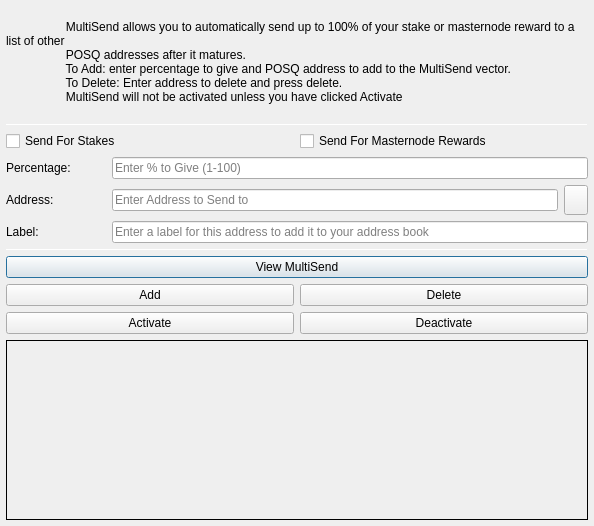
<?xml version="1.0" encoding="UTF-8"?>
<ui version="4.0">
 <class>MultiSendDialog</class>
 <widget class="QDialog" name="MultiSendDialog">
  <property name="windowModality">
   <enum>Qt::NonModal</enum>
  </property>
  <property name="geometry">
   <rect>
    <x>0</x>
    <y>0</y>
    <width>594</width>
    <height>526</height>
   </rect>
  </property>
  <property name="windowTitle">
   <string>MultiSend</string>
  </property>
  <layout class="QVBoxLayout" name="verticalLayout" stretch="0">
   <property name="leftMargin">
    <number>6</number>
   </property>
   <property name="topMargin">
    <number>6</number>
   </property>
   <property name="rightMargin">
    <number>6</number>
   </property>
   <property name="bottomMargin">
    <number>6</number>
   </property>
   <item>
    <layout class="QVBoxLayout" name="verticalLayout_Main" stretch="1,1,1,0,1,1,1">
     <item>
      <widget class="QLabel" name="label_2">
       <property name="lineWidth">
        <number>1</number>
       </property>
       <property name="text">
        <string>
                  MultiSend allows you to automatically send up to 100% of your stake or masternode reward to a list of other 
                  POSQ addresses after it matures.
                  To Add: enter percentage to give and POSQ address to add to the MultiSend vector.
                  To Delete: Enter address to delete and press delete.
                  MultiSend will not be activated unless you have clicked Activate
                </string>
       </property>
       <property name="alignment">
        <set>Qt::AlignLeading|Qt::AlignLeft|Qt::AlignTop</set>
       </property>
       <property name="wordWrap">
        <bool>true</bool>
       </property>
      </widget>
     </item>
     <item>
      <widget class="Line" name="line">
       <property name="minimumSize">
        <size>
         <width>0</width>
         <height>1</height>
        </size>
       </property>
       <property name="maximumSize">
        <size>
         <width>16777215</width>
         <height>1</height>
        </size>
       </property>
       <property name="orientation">
        <enum>Qt::Horizontal</enum>
       </property>
      </widget>
     </item>
     <item>
      <layout class="QVBoxLayout" name="verticalLayout_Settings">
       <item>
        <layout class="QHBoxLayout" name="horizontalLayout">
         <item>
          <widget class="QCheckBox" name="multiSendStakeCheckBox">
           <property name="text">
            <string>Send For Stakes</string>
           </property>
          </widget>
         </item>
         <item>
          <widget class="QCheckBox" name="multiSendMasternodeCheckBox">
           <property name="text">
            <string>Send For Masternode Rewards</string>
           </property>
          </widget>
         </item>
        </layout>
       </item>
       <item>
        <layout class="QHBoxLayout" name="horizontalLayout_6">
         <item>
          <widget class="QLabel" name="label">
           <property name="minimumSize">
            <size>
             <width>100</width>
             <height>0</height>
            </size>
           </property>
           <property name="toolTip">
            <string>Percentage of stake to send</string>
           </property>
           <property name="text">
            <string>Percentage:</string>
           </property>
          </widget>
         </item>
         <item>
          <widget class="QLineEdit" name="multiSendPercentEdit">
           <property name="toolTip">
            <string>Enter whole numbers 1 - 100</string>
           </property>
           <property name="placeholderText">
            <string>Enter % to Give (1-100)</string>
           </property>
          </widget>
         </item>
        </layout>
       </item>
       <item>
        <layout class="QHBoxLayout" name="horizontalLayout_7">
         <item>
          <widget class="QLabel" name="label_5">
           <property name="minimumSize">
            <size>
             <width>100</width>
             <height>0</height>
            </size>
           </property>
           <property name="toolTip">
            <string>Address to send portion of stake to</string>
           </property>
           <property name="text">
            <string>Address:</string>
           </property>
          </widget>
         </item>
         <item>
          <widget class="QLineEdit" name="multiSendAddressEdit">
           <property name="toolTip">
            <string/>
           </property>
           <property name="placeholderText">
            <string>Enter Address to Send to</string>
           </property>
          </widget>
         </item>
         <item>
          <widget class="QToolButton" name="addressBookButton">
           <property name="maximumSize">
            <size>
             <width>16777215</width>
             <height>32</height>
            </size>
           </property>
           <property name="toolTip">
            <string>Choose an address from the address book</string>
           </property>
           <property name="text">
            <string/>
           </property>
           <property name="icon">
            <iconset resource="../posq.qrc">
             <normaloff>:/icons/address-book</normaloff>:/icons/address-book</iconset>
           </property>
           <property name="shortcut">
            <string>Alt+A</string>
           </property>
          </widget>
         </item>
        </layout>
       </item>
      </layout>
     </item>
     <item>
      <layout class="QHBoxLayout" name="horizontalLayout_3">
       <item>
        <widget class="QLabel" name="label_3">
         <property name="minimumSize">
          <size>
           <width>100</width>
           <height>0</height>
          </size>
         </property>
         <property name="text">
          <string>Label:</string>
         </property>
        </widget>
       </item>
       <item>
        <widget class="QLineEdit" name="labelAddressLabelEdit">
         <property name="placeholderText">
          <string>Enter a label for this address to add it to your address book</string>
         </property>
        </widget>
       </item>
      </layout>
     </item>
     <item>
      <widget class="Line" name="line_2">
       <property name="minimumSize">
        <size>
         <width>0</width>
         <height>1</height>
        </size>
       </property>
       <property name="maximumSize">
        <size>
         <width>16777215</width>
         <height>1</height>
        </size>
       </property>
       <property name="orientation">
        <enum>Qt::Horizontal</enum>
       </property>
      </widget>
     </item>
     <item>
      <layout class="QVBoxLayout" name="verticalLayout_Buttons">
       <item>
        <layout class="QHBoxLayout" name="horizontalLayout_4">
         <item>
          <widget class="QPushButton" name="viewButton">
           <property name="toolTip">
            <string/>
           </property>
           <property name="statusTip">
            <string>View MultiSend Vector</string>
           </property>
           <property name="text">
            <string>View MultiSend</string>
           </property>
          </widget>
         </item>
        </layout>
       </item>
       <item>
        <layout class="QHBoxLayout" name="horizontalLayout_2">
         <item>
          <widget class="QPushButton" name="addButton">
           <property name="toolTip">
            <string/>
           </property>
           <property name="statusTip">
            <string>Add to MultiSend Vector</string>
           </property>
           <property name="text">
            <string>Add</string>
           </property>
          </widget>
         </item>
         <item>
          <widget class="QPushButton" name="deleteButton">
           <property name="toolTip">
            <string/>
           </property>
           <property name="statusTip">
            <string>Delete Address From MultiSend Vector</string>
           </property>
           <property name="text">
            <string>Delete</string>
           </property>
          </widget>
         </item>
        </layout>
       </item>
       <item>
        <layout class="QHBoxLayout" name="horizontalLayout_5">
         <item>
          <widget class="QPushButton" name="activateButton">
           <property name="statusTip">
            <string>Activate MultiSend</string>
           </property>
           <property name="text">
            <string>Activate</string>
           </property>
          </widget>
         </item>
         <item>
          <widget class="QPushButton" name="disableButton">
           <property name="statusTip">
            <string>Deactivate MultiSend</string>
           </property>
           <property name="text">
            <string>Deactivate</string>
           </property>
          </widget>
         </item>
        </layout>
       </item>
      </layout>
     </item>
     <item>
      <widget class="QLabel" name="message">
       <property name="minimumSize">
        <size>
         <width>0</width>
         <height>180</height>
        </size>
       </property>
       <property name="frameShape">
        <enum>QFrame::Panel</enum>
       </property>
       <property name="frameShadow">
        <enum>QFrame::Plain</enum>
       </property>
       <property name="lineWidth">
        <number>1</number>
       </property>
       <property name="midLineWidth">
        <number>1</number>
       </property>
       <property name="text">
        <string/>
       </property>
       <property name="alignment">
        <set>Qt::AlignLeading|Qt::AlignLeft|Qt::AlignTop</set>
       </property>
       <property name="wordWrap">
        <bool>true</bool>
       </property>
      </widget>
     </item>
    </layout>
   </item>
  </layout>
 </widget>
 <resources>
  <include location="../posq.qrc"/>
 </resources>
 <connections/>
</ui>
